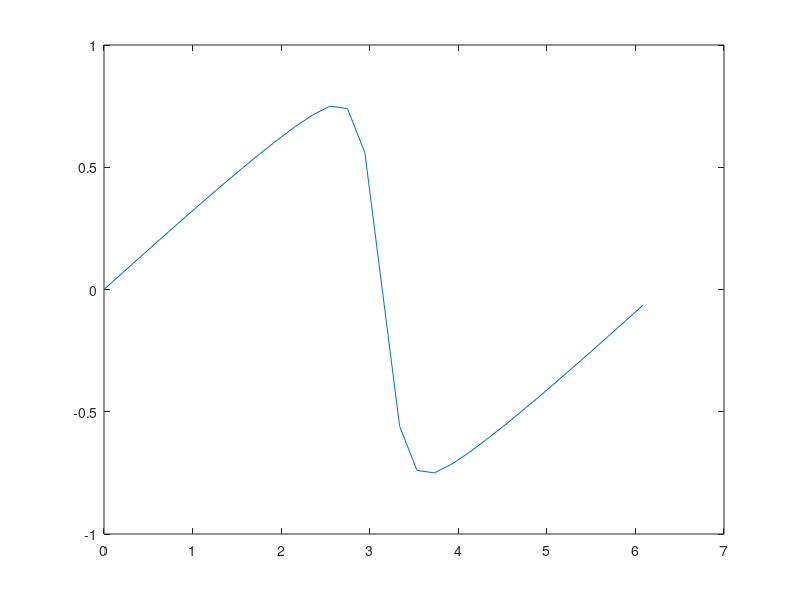

Reproduce this figure in MATLAB.
% FFT_BURGERS solves Burgers equation using Fourier pseudospectral method.

N = 32;
t = linspace(0, 2, 25);
nu = 0.1;
f = @sin;

dx = 2*pi/N;
x = dx*(0:N-1)';

ik = 1i*[0:N/2-1 0 -N/2+1:-1]';
k2 = [0:N/2-1 -N/2:-1]'.^2;

burgers = @(t, uh) -fft( real(ifft(uh)) .* real(ifft(ik.*uh)) ) - nu*k2.*uh;

u0 = f(x);
uh0 = fft(u0);

[~, uh] = ode45(burgers, t, uh0);
u = real(ifft(uh.')); % Careful! ' by itself does a complex conjugate transpose!

plot(x, u(:,end))




